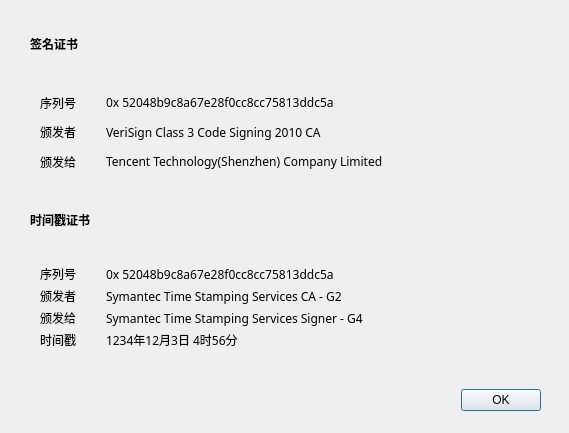
<?xml version="1.0" encoding="UTF-8"?>
<ui version="4.0">
 <class>CertInfoDialog</class>
 <widget class="QDialog" name="CertInfoDialog">
  <property name="geometry">
   <rect>
    <x>0</x>
    <y>0</y>
    <width>569</width>
    <height>433</height>
   </rect>
  </property>
  <property name="windowTitle">
   <string>证书表查看</string>
  </property>
  <widget class="QDialogButtonBox" name="buttonBox">
   <property name="geometry">
    <rect>
     <x>30</x>
     <y>370</y>
     <width>511</width>
     <height>61</height>
    </rect>
   </property>
   <property name="orientation">
    <enum>Qt::Horizontal</enum>
   </property>
   <property name="standardButtons">
    <set>QDialogButtonBox::Ok</set>
   </property>
  </widget>
  <widget class="QWidget" name="">
   <property name="geometry">
    <rect>
     <x>30</x>
     <y>0</y>
     <width>511</width>
     <height>351</height>
    </rect>
   </property>
   <layout class="QVBoxLayout" name="verticalLayout">
    <property name="spacing">
     <number>0</number>
    </property>
    <item>
     <widget class="QLabel" name="label_7">
      <property name="font">
       <font>
        <family>微软雅黑 Light</family>
        <weight>75</weight>
        <bold>true</bold>
       </font>
      </property>
      <property name="text">
       <string>签名证书</string>
      </property>
     </widget>
    </item>
    <item>
     <layout class="QGridLayout" name="gridLayout">
      <property name="sizeConstraint">
       <enum>QLayout::SetDefaultConstraint</enum>
      </property>
      <property name="leftMargin">
       <number>10</number>
      </property>
      <property name="rightMargin">
       <number>10</number>
      </property>
      <property name="horizontalSpacing">
       <number>30</number>
      </property>
      <item row="1" column="0">
       <widget class="QLabel" name="label_3">
        <property name="font">
         <font>
          <family>微软雅黑 Light</family>
         </font>
        </property>
        <property name="text">
         <string>颁发者</string>
        </property>
       </widget>
      </item>
      <item row="0" column="1">
       <widget class="QLabel" name="signerSerialLabel">
        <property name="font">
         <font>
          <family>微软雅黑 Light</family>
         </font>
        </property>
        <property name="text">
         <string>0x 52048b9c8a67e28f0cc8cc75813ddc5a</string>
        </property>
        <property name="wordWrap">
         <bool>true</bool>
        </property>
       </widget>
      </item>
      <item row="0" column="0">
       <widget class="QLabel" name="label">
        <property name="sizePolicy">
         <sizepolicy hsizetype="Fixed" vsizetype="Preferred">
          <horstretch>0</horstretch>
          <verstretch>0</verstretch>
         </sizepolicy>
        </property>
        <property name="font">
         <font>
          <family>微软雅黑 Light</family>
         </font>
        </property>
        <property name="text">
         <string>序列号</string>
        </property>
       </widget>
      </item>
      <item row="1" column="1">
       <widget class="QLabel" name="signerIssuerLabel">
        <property name="font">
         <font>
          <family>微软雅黑 Light</family>
         </font>
        </property>
        <property name="text">
         <string>VeriSign Class 3 Code Signing 2010 CA</string>
        </property>
        <property name="wordWrap">
         <bool>true</bool>
        </property>
       </widget>
      </item>
      <item row="2" column="0">
       <widget class="QLabel" name="label_5">
        <property name="font">
         <font>
          <family>微软雅黑 Light</family>
         </font>
        </property>
        <property name="text">
         <string>颁发给</string>
        </property>
       </widget>
      </item>
      <item row="2" column="1">
       <widget class="QLabel" name="signerSubjectLabel">
        <property name="font">
         <font>
          <family>微软雅黑 Light</family>
         </font>
        </property>
        <property name="text">
         <string>Tencent Technology(Shenzhen) Company Limited</string>
        </property>
        <property name="wordWrap">
         <bool>true</bool>
        </property>
       </widget>
      </item>
     </layout>
    </item>
    <item>
     <widget class="QLabel" name="label_8">
      <property name="font">
       <font>
        <family>微软雅黑 Light</family>
        <weight>75</weight>
        <bold>true</bold>
       </font>
      </property>
      <property name="text">
       <string>时间戳证书</string>
      </property>
     </widget>
    </item>
    <item>
     <layout class="QGridLayout" name="gridLayout_2">
      <property name="leftMargin">
       <number>10</number>
      </property>
      <property name="rightMargin">
       <number>10</number>
      </property>
      <property name="horizontalSpacing">
       <number>30</number>
      </property>
      <item row="0" column="1">
       <widget class="QLabel" name="timeSerialLabel">
        <property name="font">
         <font>
          <family>微软雅黑 Light</family>
         </font>
        </property>
        <property name="text">
         <string>0x 52048b9c8a67e28f0cc8cc75813ddc5a</string>
        </property>
        <property name="wordWrap">
         <bool>true</bool>
        </property>
       </widget>
      </item>
      <item row="1" column="0">
       <widget class="QLabel" name="label_9">
        <property name="font">
         <font>
          <family>微软雅黑 Light</family>
         </font>
        </property>
        <property name="text">
         <string>颁发者</string>
        </property>
       </widget>
      </item>
      <item row="3" column="0">
       <widget class="QLabel" name="label_2">
        <property name="font">
         <font>
          <family>微软雅黑 Light</family>
         </font>
        </property>
        <property name="text">
         <string>时间戳</string>
        </property>
       </widget>
      </item>
      <item row="2" column="1">
       <widget class="QLabel" name="timeSubjectLabel">
        <property name="font">
         <font>
          <family>微软雅黑 Light</family>
         </font>
        </property>
        <property name="text">
         <string>Symantec Time Stamping Services Signer - G4</string>
        </property>
        <property name="wordWrap">
         <bool>true</bool>
        </property>
       </widget>
      </item>
      <item row="0" column="0">
       <widget class="QLabel" name="label_11">
        <property name="sizePolicy">
         <sizepolicy hsizetype="Fixed" vsizetype="Preferred">
          <horstretch>0</horstretch>
          <verstretch>0</verstretch>
         </sizepolicy>
        </property>
        <property name="font">
         <font>
          <family>微软雅黑 Light</family>
         </font>
        </property>
        <property name="text">
         <string>序列号</string>
        </property>
       </widget>
      </item>
      <item row="3" column="1">
       <widget class="QLabel" name="timeStampLabel">
        <property name="font">
         <font>
          <family>微软雅黑 Light</family>
          <weight>50</weight>
          <bold>false</bold>
         </font>
        </property>
        <property name="text">
         <string>1234年12月3日 4时56分</string>
        </property>
        <property name="alignment">
         <set>Qt::AlignLeading|Qt::AlignLeft|Qt::AlignVCenter</set>
        </property>
       </widget>
      </item>
      <item row="1" column="1">
       <widget class="QLabel" name="timeIssuerLabel">
        <property name="font">
         <font>
          <family>微软雅黑 Light</family>
         </font>
        </property>
        <property name="text">
         <string>Symantec Time Stamping Services CA - G2</string>
        </property>
        <property name="wordWrap">
         <bool>true</bool>
        </property>
       </widget>
      </item>
      <item row="2" column="0">
       <widget class="QLabel" name="label_13">
        <property name="font">
         <font>
          <family>微软雅黑 Light</family>
         </font>
        </property>
        <property name="text">
         <string>颁发给</string>
        </property>
       </widget>
      </item>
     </layout>
    </item>
   </layout>
  </widget>
 </widget>
 <resources/>
 <connections>
  <connection>
   <sender>buttonBox</sender>
   <signal>accepted()</signal>
   <receiver>CertInfoDialog</receiver>
   <slot>accept()</slot>
   <hints>
    <hint type="sourcelabel">
     <x>248</x>
     <y>254</y>
    </hint>
    <hint type="destinationlabel">
     <x>157</x>
     <y>274</y>
    </hint>
   </hints>
  </connection>
  <connection>
   <sender>buttonBox</sender>
   <signal>rejected()</signal>
   <receiver>CertInfoDialog</receiver>
   <slot>reject()</slot>
   <hints>
    <hint type="sourcelabel">
     <x>316</x>
     <y>260</y>
    </hint>
    <hint type="destinationlabel">
     <x>286</x>
     <y>274</y>
    </hint>
   </hints>
  </connection>
 </connections>
</ui>
